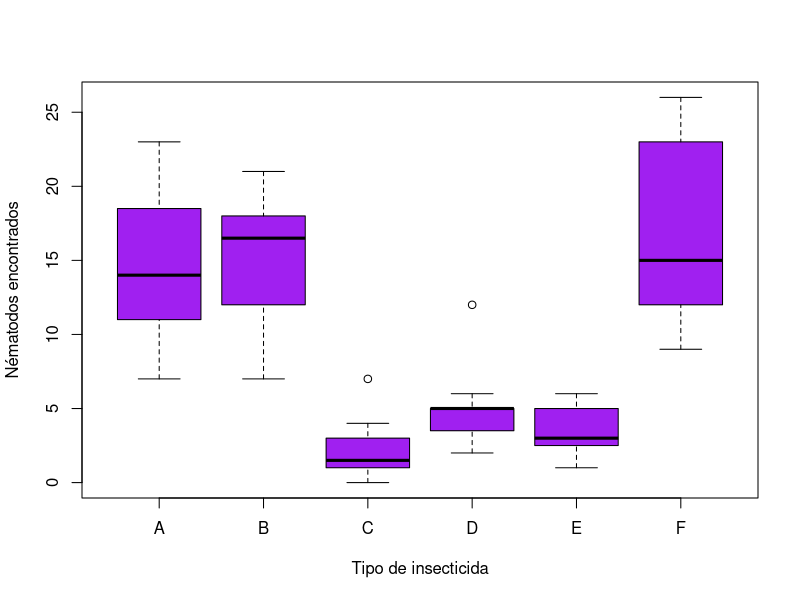

R code for this plot:
# Andy Abril Ramos Villa
# 2026333
# 30/05/2024


# Datos insecticidas ------------------------------------------------------

data("InsectSprays")
head(InsectSprays)


summary(InsectSprays)


boxplot(InsectSprays$count ~ InsectSprays$spray, col="purple",
        ylab = "Nématodos encontrados",
        xlab = "Tipo de insecticida")



# Desviación estandar -----------------------------------------------------


tapply(InsectSprays$count, InsectSprays$spray, sd )
bartlett.test(InsectSprays$count, InsectSprays$spray, sd)


# ANOVA -------------------------------------------------------------------

ins.aov <- aov(InsectSprays$count ~ InsectSprays$spray)
summary(ins.aov)

TukeyHSD(ins.aov)

